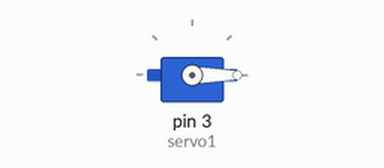
Bench run of a sketch on a simulated Arduino Uno, built with avr-gcc and run on an emulated ATmega328P. Shown: servo.

Above: at 0.05 s.
Timing chart, 0 to 4.6 s (numbered marks = the images above):
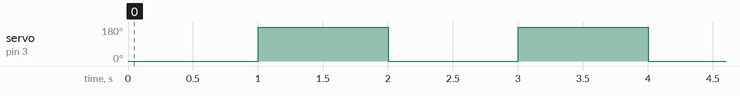

The sketch:

servo.ino
```cpp
#include <Servo.h>

Servo servo1; // Membuat objek servo

void setup() {
  servo1.attach(3);
// Menghubungkan servo ke pin digital 3
}

void loop() {
servo1.write(0);
delay(1000);
  servo1.write(180);
  delay(1000);
  // Menggerakkan servo ke posisi kanan bawah (90 derajat)
     // Tunggu 1 detik
}
```

Measured:
- by itself, servo on pin 3 (servo1): alternates 180° for 1.0 s and 0° for 1.0 s
